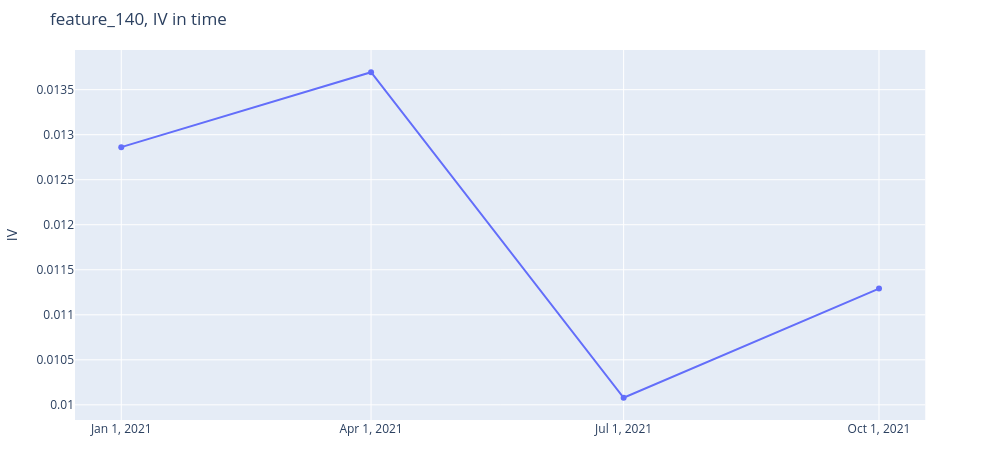
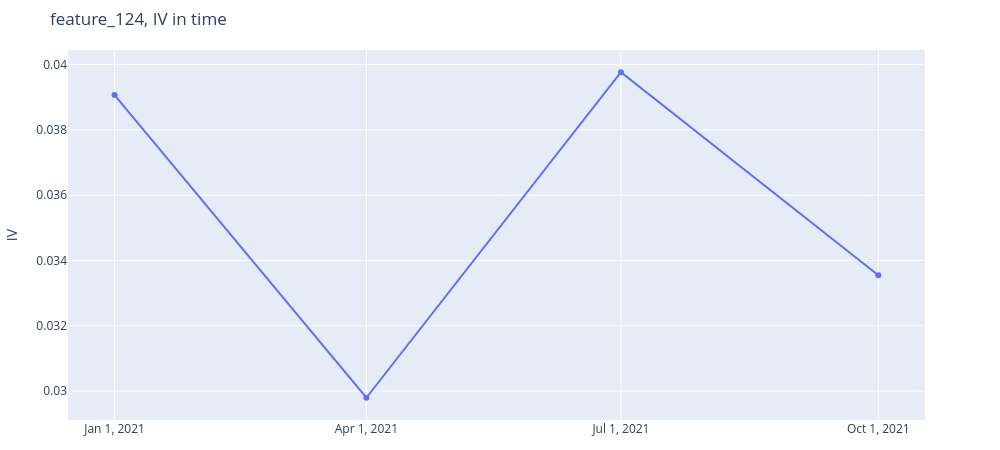
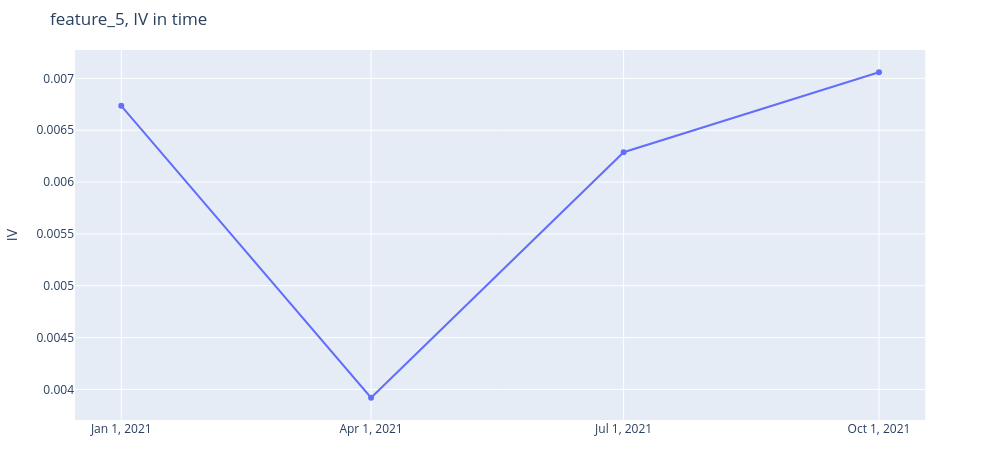
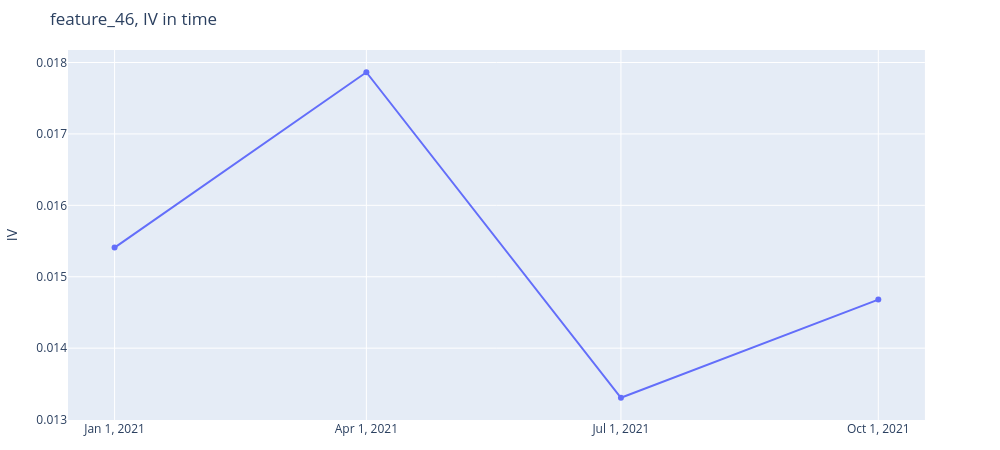

Notebook code for these charts, in order:
### Code cell
for feature in top_15_features: 
    plot_metric_time(train_data_df[feature], target_train, train_data_df['quarter'])

### Figure 1 — Plotly figure (JSON) as saved in the notebook; plotly's stock layout.template omitted (floating-point values rounded to 4 significant figures)
{"data": [{"mode": "markers+lines", "name": "feature_140", "type": "scatter", "x": ["2021-01-01T00:00:00", "2021-04-01T00:00:00", "2021-07-01T00:00:00", "2021-10-01T00:00:00"], "y": [0.01286, 0.01369, 0.01008, 0.01129]}], "layout": {"height": 450, "margin": {"b": 30, "l": 30, "r": 30, "t": 50}, "title": {"text": "feature_140, IV in time"}, "width": 1000, "xaxis": {"domain": [0, 0.95], "showgrid": true, "tickvals": ["2021-01-01T00:00:00", "2021-04-01T00:00:00", "2021-07-01T00:00:00", "2021-10-01T00:00:00"]}, "yaxis": {"title": {"text": "IV"}}}}

### Figure 2 — Plotly figure (JSON) as saved in the notebook; plotly's stock layout.template omitted (floating-point values rounded to 4 significant figures)
{"data": [{"mode": "markers+lines", "name": "feature_124", "type": "scatter", "x": ["2021-01-01T00:00:00", "2021-04-01T00:00:00", "2021-07-01T00:00:00", "2021-10-01T00:00:00"], "y": [0.03907, 0.0298, 0.03977, 0.03355]}], "layout": {"height": 450, "margin": {"b": 30, "l": 30, "r": 30, "t": 50}, "title": {"text": "feature_124, IV in time"}, "width": 1000, "xaxis": {"domain": [0, 0.95], "showgrid": true, "tickvals": ["2021-01-01T00:00:00", "2021-04-01T00:00:00", "2021-07-01T00:00:00", "2021-10-01T00:00:00"]}, "yaxis": {"title": {"text": "IV"}}}}

### Figure 3 — Plotly figure (JSON) as saved in the notebook; plotly's stock layout.template omitted (floating-point values rounded to 4 significant figures)
{"data": [{"mode": "markers+lines", "name": "feature_5", "type": "scatter", "x": ["2021-01-01T00:00:00", "2021-04-01T00:00:00", "2021-07-01T00:00:00", "2021-10-01T00:00:00"], "y": [0.006735, 0.00392, 0.006288, 0.007059]}], "layout": {"height": 450, "margin": {"b": 30, "l": 30, "r": 30, "t": 50}, "title": {"text": "feature_5, IV in time"}, "width": 1000, "xaxis": {"domain": [0, 0.95], "showgrid": true, "tickvals": ["2021-01-01T00:00:00", "2021-04-01T00:00:00", "2021-07-01T00:00:00", "2021-10-01T00:00:00"]}, "yaxis": {"title": {"text": "IV"}}}}

### Figure 4 — Plotly figure (JSON) as saved in the notebook; plotly's stock layout.template omitted (floating-point values rounded to 4 significant figures)
{"data": [{"mode": "markers+lines", "name": "feature_46", "type": "scatter", "x": ["2021-01-01T00:00:00", "2021-04-01T00:00:00", "2021-07-01T00:00:00", "2021-10-01T00:00:00"], "y": [0.01541, 0.01786, 0.01331, 0.01468]}], "layout": {"height": 450, "margin": {"b": 30, "l": 30, "r": 30, "t": 50}, "title": {"text": "feature_46, IV in time"}, "width": 1000, "xaxis": {"domain": [0, 0.95], "showgrid": true, "tickvals": ["2021-01-01T00:00:00", "2021-04-01T00:00:00", "2021-07-01T00:00:00", "2021-10-01T00:00:00"]}, "yaxis": {"title": {"text": "IV"}}}}
